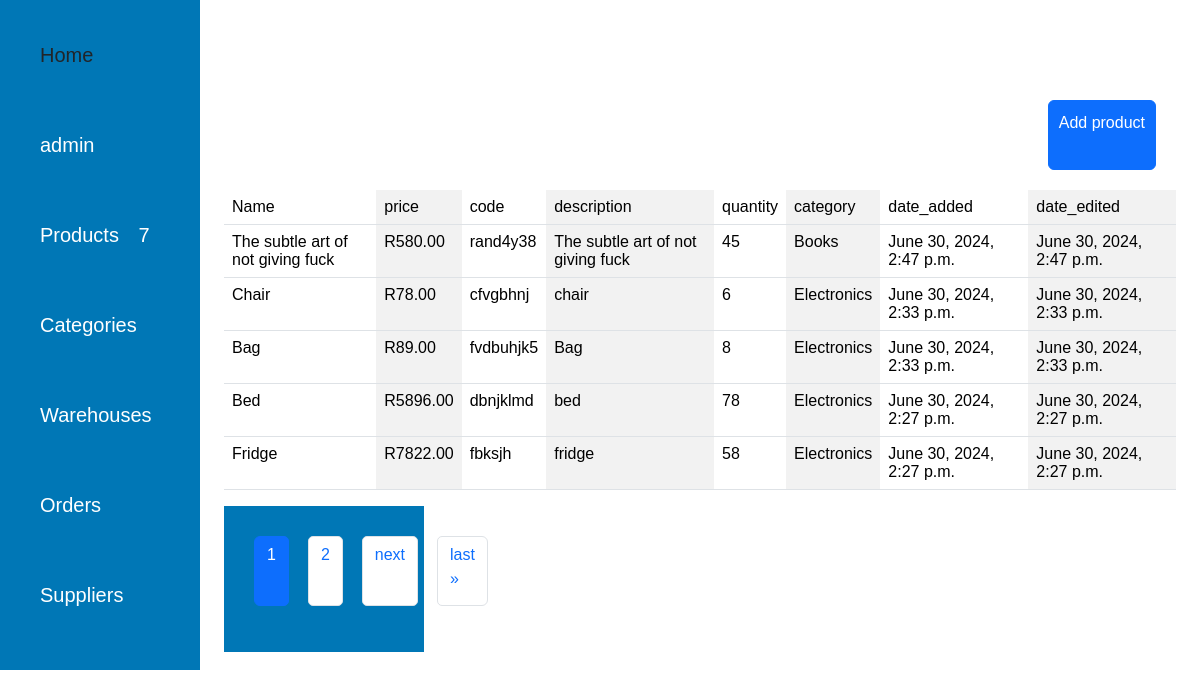
Screenshot of /products/ with the database file from the repository.
### product/models.py (models this page shows, shortened)
class Product(models.Model):
    name = models.CharField(max_length=255)
    description = models.TextField(blank=True)
    product_code = models.CharField(max_length=50, unique=True)
    price = models.DecimalField(max_digits=10, decimal_places=2)
    quantity = models.IntegerField(default=0)
    category = models.ForeignKey(Category, on_delete=models.SET_NULL, null=True, blank=True)
    date_added = models.DateTimeField(auto_now_add=True)
    date_edited = models.DateTimeField(auto_now=True)
    class Meta:
        ordering = ["-date_added"]

### category/models.py (models this page shows)
class Category(models.Model):
    name = models.CharField(max_length=100)
    date_added = models.DateTimeField(auto_now_add=True)
    date_edited = models.DateTimeField(auto_now=True)
    def __str__(self):
        return self.name

### product/views.py (the view)
# urls.py: path("",views.get_products,name="get_products"),
def get_products(request):
    products = Product.objects.all()
    paginator = Paginator(products, 5)  # Show 10 products per page
    page_number = request.GET.get('page')
    product_count = Product.objects.count()
    page_obj = paginator.get_page(page_number)
    return render(request, 'product/products.html', {'page_obj': page_obj,"product_count":product_count})

### product/templates/product/products.html (shortened to what this page needs)
{%extends "base.html"%}
{%block content%}
<div class="container">
    <div class="col-12 text-end">
        <a href="{% url 'add_product' %}" id="addProduct" class="btn btn-primary">Add product</a>
    </div>
<table class="table table-striped-columns">
    <thead>
      <tr>
        <td>Name</td>
        <td>price</td>
        <td>code</td>
        <td>description</td>
        <td>quantity</td>
        <td>category</td>
        <td>date_added</td>
        <td>date_edited</td>
      </tr>
    </thead>
    <tbody>
        {%for p in page_obj%}
      <tr>
        <td>{{p.name}}</td>
        <td>R{{p.price}}</td>
        <td>{{p.product_code}}</td>
        <td>{{p.description}}</td>
        <td>{{p.quantity}}</td>
        <td>{{p.category}}</td>
        <td>{{p.date_added}}</td>
        <td>{{p.date_edited}}</td>
      </tr>
     {%endfor%}
    </tbody>
  </table>
  <nav>
    <ul class="pagination">
        {% for num in page_obj.paginator.page_range %}
            {% if page_obj.number == num %}
                <li class="page-item active"><a class="page-link" href="?page={{ num }}">{{ num }}</a></li>
            {% elif num > page_obj.number|add:'-3' and num < page_obj.number|add:'3' %}
                <li class="page-item"><a class="page-link" href="?page={{ num }}">{{ num }}</a></li>
            {% endif %}
        {% endfor %}
        {% if page_obj.has_next %}
            <li class="page-item"><a class="page-link" href="?page={{ page_obj.next_page_number }}">next</a></li>
            <li class="page-item"><a class="page-link" href="?page={{ page_obj.paginator.num_pages }}">last &raquo;</a></li>
        {% endif %}
    </ul>
</nav>
{%endblock%}

### product/templates/product/products.html (style rules this page uses)
#addProduct { text-align:center; padding:10px; margin-top:20px; }

### templates/base.html (style rules this page uses)
.container { margin-top:40px; }

### rows the page displays
Product: name "The subtle art of not giving fuck", price "580.00", product_code "rand4y38", description "The subtle art of not giving fuck", quantity "45", category "Books", date_added "June 30, 2024, 2:47 p.m.", date_edited "June 30, 2024, 2:47 p.m."
Product: name "Chair", price "78.00", product_code "cfvgbhnj", description "chair", quantity "6", category "Electronics", date_added "June 30, 2024, 2:33 p.m.", date_edited "June 30, 2024, 2:33 p.m."
Product: name "Bag", price "89.00", product_code "fvdbuhjk5", description "Bag", quantity "8", category "Electronics", date_added "June 30, 2024, 2:33 p.m.", date_edited "June 30, 2024, 2:33 p.m."
Product: name "Bed", price "5896.00", product_code "dbnjklmd", description "bed", quantity "78", category "Electronics", date_added "June 30, 2024, 2:27 p.m.", date_edited "June 30, 2024, 2:27 p.m."
Product: name "Fridge", price "7822.00", product_code "fbksjh", description "fridge", quantity "58", category "Electronics", date_added "June 30, 2024, 2:27 p.m.", date_edited "June 30, 2024, 2:27 p.m."

### other values shown
{{ product_count }} "7"
{{ num }} "1"
{{ num }} "2"
